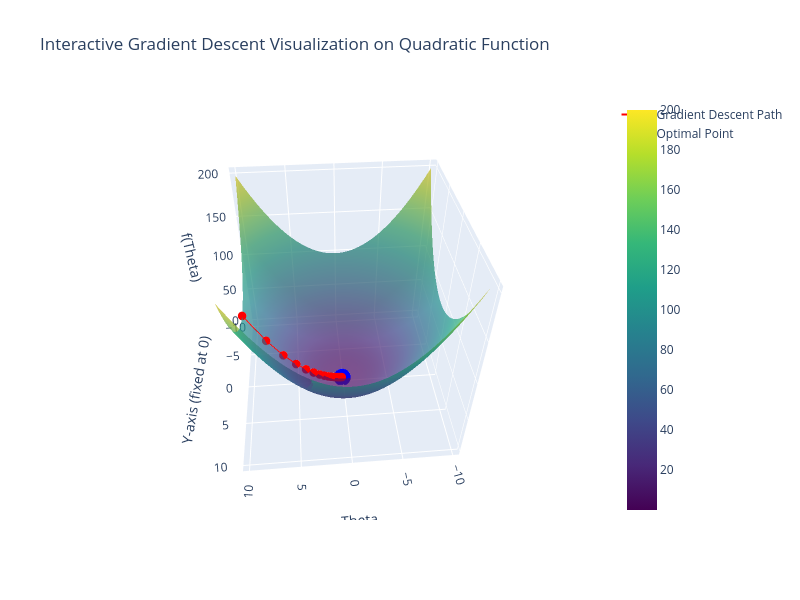

Write notebook code for a chart like this one.
### Code cell
# Create 3D interactive plot
fig = go.Figure()

# Add surface
fig.add_trace(go.Surface(z=Z, x=X, y=Y, colorscale='Viridis', opacity=0.7, name="Quadratic Surface"))

# Add gradient descent trajectory
fig.add_trace(go.Scatter3d(
    x=trajectory_x, 
    y=trajectory_y, 
    z=trajectory_z, 
    mode='markers+lines', 
    marker=dict(size=5, color='red'),
    line=dict(color='red', width=2),
    name="Gradient Descent Path"
))

# Add optimal point
fig.add_trace(go.Scatter3d(
    x=[optimal_theta], 
    y=[0], 
    z=[f(optimal_theta)], 
    mode='markers',
    marker=dict(size=10, color='blue'),
    name="Optimal Point"
))

# Update layout
fig.update_layout(
    scene=dict(
        xaxis_title="Theta",
        yaxis_title="Y-axis (fixed at 0)",
        zaxis_title="f(Theta)",
    ),
    title="Interactive Gradient Descent Visualization on Quadratic Function",
    width=800,  # Szerokość w pikselach
    height=600,  # Wysokość w pikselach
)

# Show the interactive plot
fig.show()

### Figure 1 — Plotly figure (JSON) as saved in the notebook; plotly's stock layout.template omitted (floating-point values rounded to 4 significant figures; data arrays with more than 128 entries replaced by an {"elided": "..."} marker saying what was removed)
{"data": [{"colorscale": [[0, "#440154"], [0.1111, "#482878"], [0.2222, "#3e4989"], [0.3333, "#31688e"], [0.4444, "#26828e"], [0.5556, "#1f9e89"], [0.6667, "#35b779"], [0.7778, "#6ece58"], [0.8889, "#b5de2b"], [1, "#fde725"]], "name": "Quadratic Surface", "opacity": 0.7, "type": "surface", "x": {"elided": "100x100 float values"}, "y": {"elided": "100x100 float values"}, "z": {"elided": "100x100 float values"}}, {"line": {"color": "red", "width": 2}, "marker": {"color": "red", "size": 5}, "mode": "markers+lines", "name": "Gradient Descent Path", "type": "scatter3d", "x": [10, 8, 6.4, 5.12, 4.096, 3.277, 2.621, 2.097, 1.678, 1.342, 1.074, 0.859, 0.6872, 0.5498, 0.4398, 0.3518, 0.2815, 0.2252, 0.1801, 0.1441, 0.1153], "y": [0, 0, 0, 0, 0, 0, 0, 0, 0, 0, 0, 0, 0, 0, 0, 0, 0, 0, 0, 0, 0], "z": [100, 64, 40.96, 26.21, 16.78, 10.74, 6.872, 4.398, 2.815, 1.801, 1.153, 0.7379, 0.4722, 0.3022, 0.1934, 0.1238, 0.07923, 0.05071, 0.03245, 0.02077, 0.01329]}, {"marker": {"color": "blue", "size": 10}, "mode": "markers", "name": "Optimal Point", "type": "scatter3d", "x": [0.1153], "y": [0], "z": [0.01329]}], "layout": {"height": 600, "scene": {"aspectmode": "auto", "aspectratio": {"x": 1, "y": 1, "z": 1}, "camera": {"center": {"x": 0, "y": 0, "z": 0}, "eye": {"x": 0.1573, "y": 1.795, "z": 1.563}, "projection": {"type": "perspective"}, "up": {"x": 0, "y": 0, "z": 1}}, "xaxis": {"title": {"text": "Theta"}, "type": "linear"}, "yaxis": {"title": {"text": "Y-axis (fixed at 0)"}, "type": "linear"}, "zaxis": {"title": {"text": "f(Theta)"}, "type": "linear"}}, "title": {"text": "Interactive Gradient Descent Visualization on Quadratic Function"}, "width": 800}}
